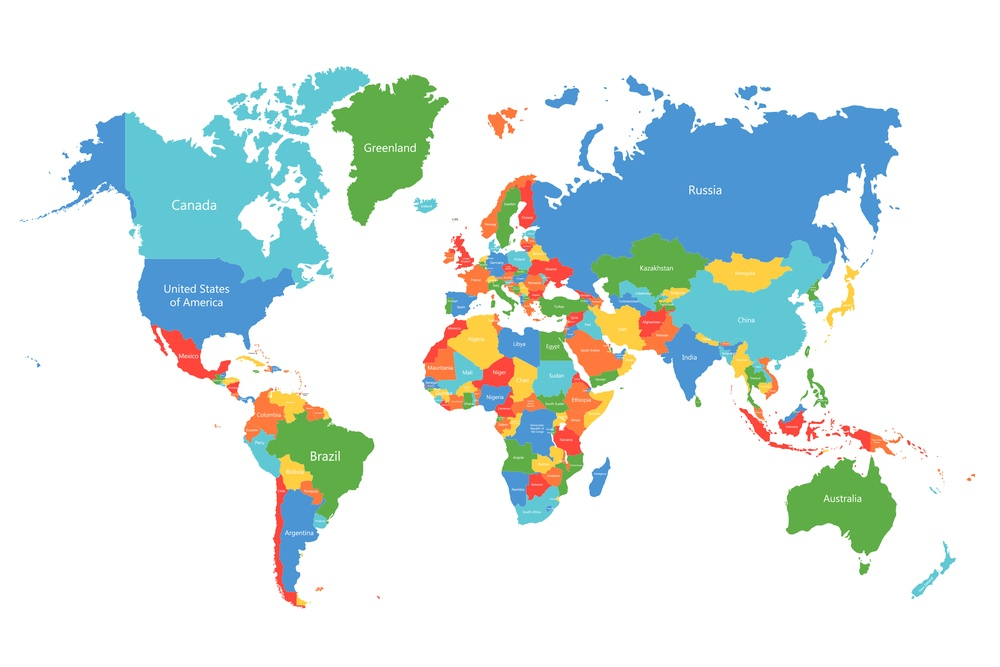
#> input picture dunya-haritasi-2.jpg, 1000 x 667 px, shrunk from 3864 x 2576 before the run, found by its file name
$ python 'renk_uzayi(donusturme)-8k.py'
#> lines starting #> are read from the running program, lines starting #| are printed output that depends on the picture
import cv2

img=cv2.imread("dunya-haritasi-2.jpg")
#> img is the input picture: shape (667, 1000, 3); mean B, G, R 230.1, 231.8, 219.6
cv2.namedWindow("harita-bgr",cv2.WINDOW_NORMAL)
cv2.namedWindow("harita-rgb",cv2.WINDOW_NORMAL)
cv2.namedWindow("harita-hsv",cv2.WINDOW_NORMAL)
cv2.namedWindow("harita-gray",cv2.WINDOW_NORMAL)
#bgr dan rgb ye dönüştürme
img_rgb=cv2.cvtColor(img,cv2.COLOR_BGR2RGB)
#bgr dan hsv ye dönüştürme
img_hsv=cv2.cvtColor(img,cv2.COLOR_BGR2HSV)
#> img_hsv: shape (667, 1000, 3); mean H, S, V 28.5, 39.9, 243.3
#bgr dan gray e dönüştürme
img_gray=cv2.cvtColor(img,cv2.COLOR_BGR2GRAY)
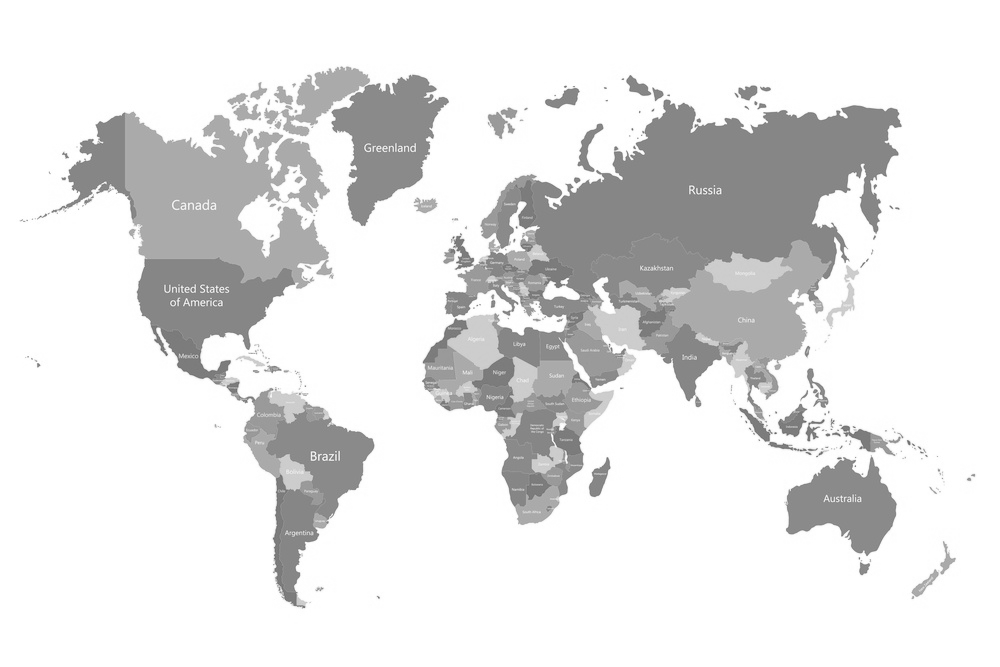
#> img_gray: shape (667, 1000); min 92, max 255, mean 227.9

cv2.imshow("harita-bgr",img)
cv2.imshow("harita-rgb",img_rgb)
cv2.imshow("harita-hsv",img_hsv)
cv2.imshow("harita-gray",img_gray)
cv2.waitKey(0)
cv2.destroyAllWindows()
